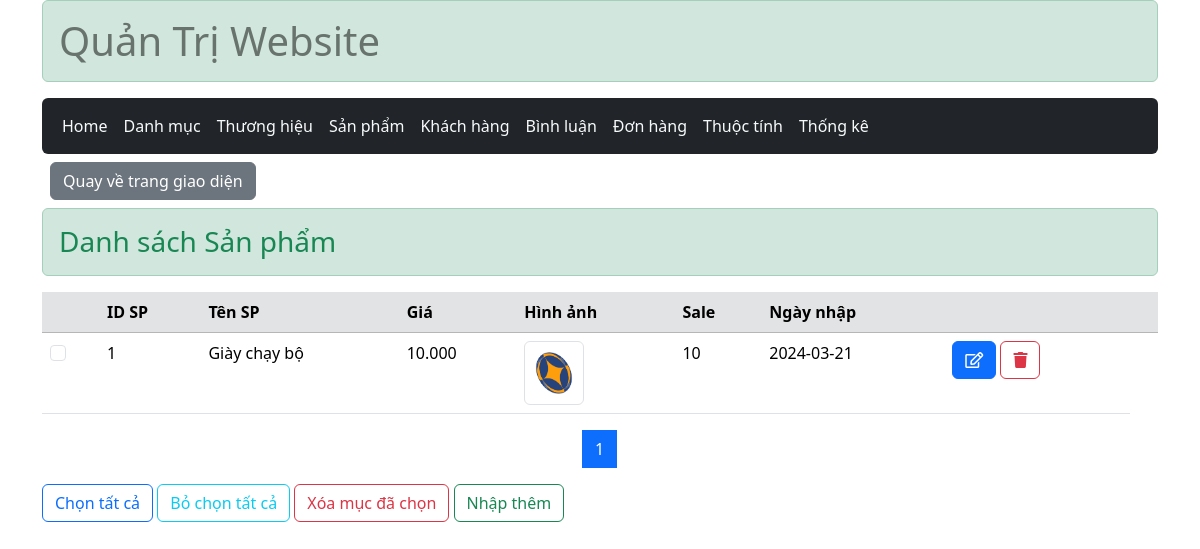
/admin/index.php?act=list_product, run on an earlier commit of the app's database.
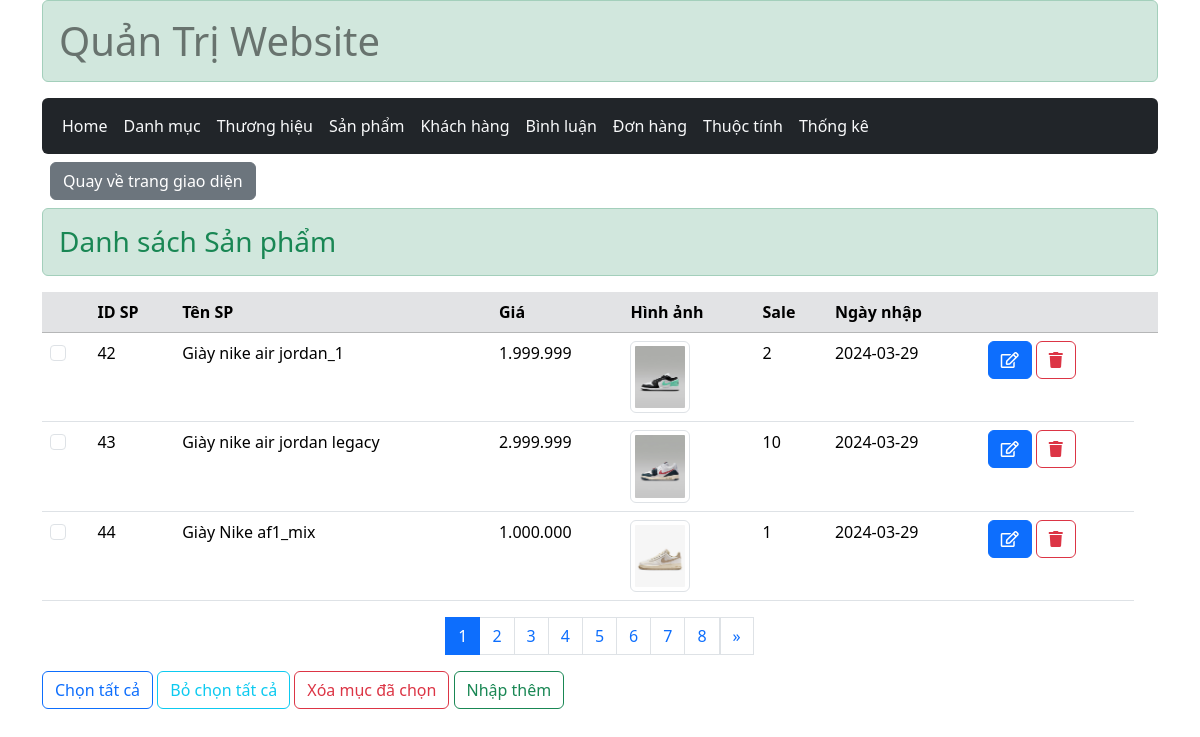
And on a later commit of the database.
### tables this page shows
CREATE TABLE `product` (
  `product_id` int(11) NOT NULL,
  `name` varchar(255) NOT NULL,
  `price` int(11) NOT NULL,
  `image` varchar(255) NOT NULL,
  `description` text NOT NULL,
  `sale` int(11) NOT NULL,
  `create_at` date NOT NULL,
  `view` int(11) NOT NULL,
  `cate_id` int(11) NOT NULL,
  `brand_id` int(11) NOT NULL
);

### controller/ControllerAdmin/ProductControl.php (called while the page is built, shortened)
<?php
function list_product(){
    if(!isset($_GET['page']) || !is_numeric($_GET['page']) || $_GET['page'] < 1 ){
        $page = 1;
    }else{
        $page = $_GET['page'];
    }
    $quantity = 3;
    $product_select_all = product_select_all();
    $list_product = product_select_pages($page , $quantity);
    $total_pages =  ceil(count($product_select_all) / $quantity);
    include 'product/list_product.php';
}

### model/pdo.php (called while the page is built, shortened)
<?php
    function pdo_get_connection(){
        $servername = "localhost";
        $username = "root";
        $password = "";
        try {
            $conn = new PDO("mysql:host=$servername;dbname=duan1", $username, $password);
            $conn->setAttribute(PDO::ATTR_ERRMODE, PDO::ERRMODE_EXCEPTION);
            return $conn;
        } catch(PDOException $e) {
            echo "Lỗi kết nối : " . $e->getMessage();
        }
    }
    function pdo_query($sql){
        $sql_args = array_slice(func_get_args(),1);
        try{
            $conn = pdo_get_connection();
            $stmt = $conn ->prepare($sql);
            $stmt -> execute($sql_args);
            $rows = $stmt -> fetchAll();
            return $rows;
        }
        catch(PDOException $e){
            throw $e;
        }
        finally{
            unset($conn);
        }
    }
?>

### model/product.php (called while the page is built, shortened)
<?php
function product_select_all(){
    $sql = "SELECT *  FROM product";
    return pdo_query($sql);
}
function product_select_pages($page, $quantity){
    $start = ($page -1)* $quantity;
    $sql = "SELECT * from product order by product_id limit $start, $quantity";
    return pdo_query($sql);
}

### admin/product/list_product.php (the view, shortened to what this page needs)
<main class="container_">
        <h3 class="alert alert-success text-success"> Danh sách Sản phẩm</h3>
        <form action="index.php?act=delete_product_by_checkbox" method="post">
        <table class="table table-hover">
            <thead  class="table-secondary" >
                <tr>
                    <th></th>
                    <th>ID SP</th>
                    <th>Tên SP</th>
                    <th>Giá</th>
                    <th>Hình ảnh</th>
                    <th>Sale</th>
                    <th>Ngày nhập</th>
                    <th></th>
                    <th></th>
                </tr>
            </thead>
            <tbody>
                <?php foreach($list_product as $product) :
                    extract($product);
                    $price = number_format("$price",0,",",".");;
                    $img= '../'.$GLOBALS['path_img'].$image;
                ?>
                <tr class="">
                    <td><input class="form-check-input" name="products_id[]" value="<?= $product_id ?>" type="checkbox"></td>
                    <td><?= $product_id?></td>
                    <td> <?= $name?></td>
                    <td> <?= $price?> </td>
                    <td> <img src="<?=$img ?>" class="img-thumbnail" width="60px" alt="..."> </td>
                    <td> <?= $sale?> </td>
                    <td> <?= $create_at?> </td>
                    <td>
                        <a href="index.php?act=edit_product&product_id=<?= $product_id ?>" class="btn btn-primary fw-medium"><i class="far fa-edit"></i></a>
                        <a href="index.php?act=delete_product&product_id=<?= $product_id ?>" class="btn btn-outline-danger fw-medium" onclick="return confirm('Xác nhận xóa')"><i class="fas fa-trash"></i></a>
                    </td>
                </tr>
                <?php endforeach ?>
            </tbody>
        </table>
        <div aria-label="Page navigation example" class="chuyentrang">
            <ul class="pagination justify-content-center" >
                <?php if(isset($total_pages)): ?>
                    <?php for($i=1 ;  $i <= $total_pages; $i++) : ?>
                    <li class="page-item"><a class="page-link <?= $page == $i ? 'active' : ''  ?>" href="?act=list_product&page=<?= $i ?>"><?= $i?></a></li>
                    <?php endfor ?>
                <?php endif ?>
                <li>
                <?php
                    if(isset($page)  && isset($total_pages) && $total_pages > $page ){
                        if($page <  $total_pages){
                            $next_page = $page + 1;
                        }
                ?>
                    <a class="page-link" href="?act=list_product&page=<?= $next_page ?>" aria-label="Next">
                    <span aria-hidden="true">&raquo;</span>
                    </a>
                <?php }?>
                </li>
            </ul>
        </div>
        <div class="form-group">
            <button name="" id="btnclick" class="btn btn-outline-primary fw-medium">Chọn tất cả</button>
            <button type="reset"  class="btn btn-outline-info fw-medium">Bỏ chọn tất cả</button>
            <input type="submit" name="delete_btn"  class="btn btn-outline-danger fw-medium" value="Xóa mục đã chọn">
            <a href="index.php?act=add_product"  class="btn btn-outline-success fw-medium">Nhập thêm</a>
        </div>
        </form>
</main>

### admin/header.php (shortened to what this page needs)
<!DOCTYPE html>
<html lang="en">
<head>
    <link rel="stylesheet" href="https://cdnjs.cloudflare.com/ajax/libs/font-awesome/5.15.4/css/all.min.css" />
    <link href="https://cdn.jsdelivr.net/npm/bootstrap@5.3.3/dist/css/bootstrap.min.css" rel="stylesheet">
</head>
<body>
    <div class="container">
        <header>
            <h1 class="alert alert-success"><a class="nav-link text-black-50" href="#">Quản Trị Website</a></h1>
            <nav class="navbar navbar-expand-lg bg-dark  rounded-2 " >
                <div class="container-fluid ">
                    <div class="collapse navbar-collapse " id="navbarNavDropdown">
                        <ul class="nav navbar-nav   ">
                            <li class="nav-item  ">
                                <a class="nav-link text-light " aria-current="page" href="index.php">Home</a>
                            </li>
                            <li class="nav-item">
                                <a class="nav-link text-light" href="index.php?act=list_category">Danh mục</a>
                            </li>
                            <li class="nav-item">
                                <a class="nav-link text-light" href="index.php?act=list_brand">Thương hiệu</a>
                            </li>
                            <li class="nav-item">
                                <a class="nav-link text-light" href="index.php?act=list_product">Sản phẩm</a>
                            </li>
                            <li class="nav-item">
                                <a class="nav-link text-light" href="index.php?act=list_user">Khách hàng</a>
                            </li>
                            <li class="nav-item">
                                <a class="nav-link text-light" href="index.php?act=list_comment">Bình luận</a>
                            </li>
                            <li class="nav-item">
                                <a class="nav-link text-light" href="index.php?act=list_bill">Đơn hàng</a>
                            </li>
                            <li class="nav-item">
                                <a class="nav-link text-light" href="index.php?act=list_property">Thuộc tính</a>
                            </li>
                            <li class="nav-item">
                                <a class="nav-link text-light" href="index.php?act=list_statistical">Thống kê</a>
                            </li>
                        </ul>
                    </div>
                </div>
            </nav>
            <p class="d-inline-flex gap-1 m-2">
                <a class="btn btn-secondary"  href="../index.php"  aria-controls="collapseExample">
                    Quay về trang giao diện
                </a>
            </p>
        </header>

### admin/index.php (shortened to what this page needs)
<?php
    include "../model/pdo.php";
    include "../model/product.php";
    include '../controller/ControllerAdmin/ProductControl.php';
    include "header.php";
    if(isset($_GET['act'])){
        $act = $_GET['act'];
        switch($act){
            case 'list_product':
                list_product();
                break;
        }
    }else{
        include "home.php";
    }
?>

What changed in the data, as far as the page shows it:
removed product: product_id "1", name "Giày chạy bộ", price "10.000", image (picture), sale "10", create_at "2024-03-21"
added product: product_id "42", name "Giày nike air jordan_1", price "1.999.999", image (picture), sale "2", create_at "2024-03-29"
added product: product_id "43", name "Giày nike air jordan legacy", price "2.999.999", image (picture), sale "10", create_at "2024-03-29"
added product: product_id "44", name "Giày Nike af1_mix", price "1.000.000", image (picture), sale "1", create_at "2024-03-29"
Also different on the page:
new list line: "2"
new list line: "3"
new list line: "4"
new list line: "5"
new list line: "6"
new list line: "7"
new list line: "8"
